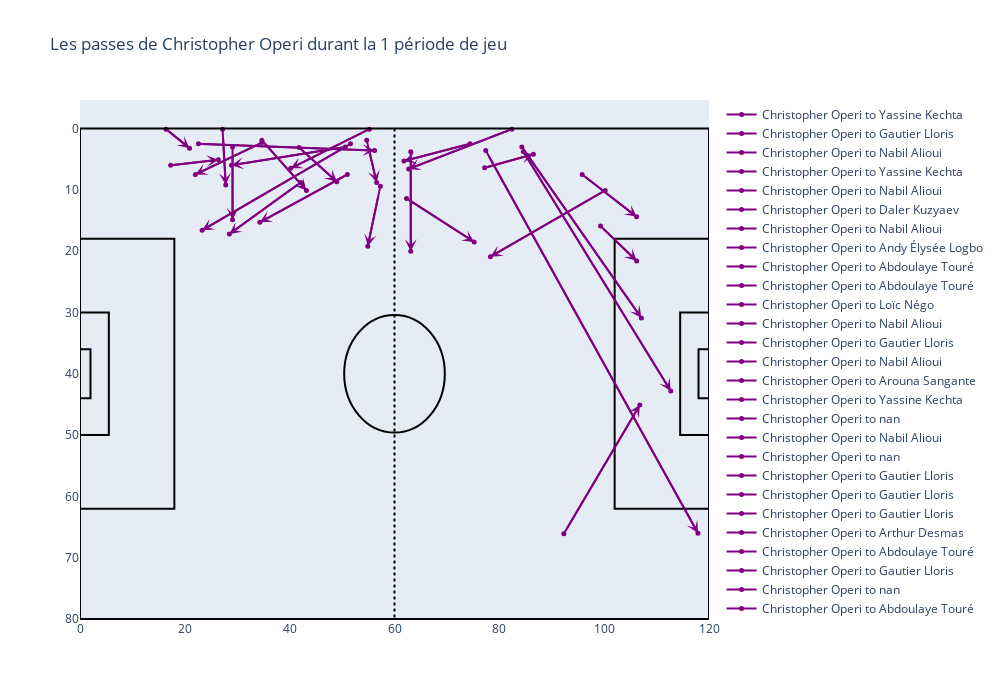

Notebook code for this chart:
### Markdown cell above
# Joueur spécifique

### Code cell
passes_player(df_passes, 'Le Havre', 1, 'Christopher Operi')

### Figure 1 — Plotly figure (JSON) as saved in the notebook; plotly's stock layout.template omitted (floating-point values rounded to 4 significant figures)
{"data": [{"hoverinfo": "text", "line": {"color": "purple", "width": 2}, "marker": {"size": 5}, "mode": "lines+markers", "name": "Christopher Operi to Yassine Kechta", "text": "De: Christopher Operi<br>À: Yassine Kechta<br>X: 54.7 -> 56.6<br>Y: 1.9 -> 8.8", "type": "scatter", "x": [54.7, 56.6], "y": [1.9, 8.8]}, {"hoverinfo": "text", "line": {"color": "purple", "width": 2}, "marker": {"size": 5}, "mode": "lines+markers", "name": "Christopher Operi to Gautier Lloris", "text": "De: Christopher Operi<br>À: Gautier Lloris<br>X: 50.6 -> 28.9<br>Y: 3.0 -> 6.0", "type": "scatter", "x": [50.6, 28.9], "y": [3, 6]}, {"hoverinfo": "text", "line": {"color": "purple", "width": 2}, "marker": {"size": 5}, "mode": "lines+markers", "name": "Christopher Operi to Nabil Alioui", "text": "De: Christopher Operi<br>À: Nabil Alioui<br>X: 77.2 -> 86.5<br>Y: 6.4 -> 4.2", "type": "scatter", "x": [77.2, 86.5], "y": [6.4, 4.2]}, {"hoverinfo": "text", "line": {"color": "purple", "width": 2}, "marker": {"size": 5}, "mode": "lines+markers", "name": "Christopher Operi to Yassine Kechta", "text": "De: Christopher Operi<br>À: Yassine Kechta<br>X: 62.3 -> 75.2<br>Y: 11.4 -> 18.5", "type": "scatter", "x": [62.3, 75.2], "y": [11.4, 18.5]}, {"hoverinfo": "text", "line": {"color": "purple", "width": 2}, "marker": {"size": 5}, "mode": "lines+markers", "name": "Christopher Operi to Nabil Alioui", "text": "De: Christopher Operi<br>À: Nabil Alioui<br>X: 95.8 -> 106.2<br>Y: 7.5 -> 14.4", "type": "scatter", "x": [95.8, 106.2], "y": [7.5, 14.4]}, {"hoverinfo": "text", "line": {"color": "purple", "width": 2}, "marker": {"size": 5}, "mode": "lines+markers", "name": "Christopher Operi to Daler Kuzyaev", "text": "De: Christopher Operi<br>À: Daler Kuzyaev<br>X: 99.3 -> 106.2<br>Y: 15.9 -> 21.6", "type": "scatter", "x": [99.3, 106.2], "y": [15.9, 21.6]}, {"hoverinfo": "text", "line": {"color": "purple", "width": 2}, "marker": {"size": 5}, "mode": "lines+markers", "name": "Christopher Operi to Nabil Alioui", "text": "De: Christopher Operi<br>À: Nabil Alioui<br>X: 82.4 -> 62.7<br>Y: 0.1 -> 6.6", "type": "scatter", "x": [82.4, 62.7], "y": [0.1, 6.6]}, {"hoverinfo": "text", "line": {"color": "purple", "width": 2}, "marker": {"size": 5}, "mode": "lines+markers", "name": "Christopher Operi to Andy Élysée Logbo", "text": "De: Christopher Operi<br>À: Andy Élysée Logbo<br>X: 84.3 -> 107.1<br>Y: 3.0 -> 30.9", "type": "scatter", "x": [84.3, 107.1], "y": [3, 30.9]}, {"hoverinfo": "text", "line": {"color": "purple", "width": 2}, "marker": {"size": 5}, "mode": "lines+markers", "name": "Christopher Operi to Abdoulaye Touré", "text": "De: Christopher Operi<br>À: Abdoulaye Touré<br>X: 27.2 -> 27.8<br>Y: 0.1 -> 9.2", "type": "scatter", "x": [27.2, 27.8], "y": [0.1, 9.2]}, {"hoverinfo": "text", "line": {"color": "purple", "width": 2}, "marker": {"size": 5}, "mode": "lines+markers", "name": "Christopher Operi to Abdoulaye Touré", "text": "De: Christopher Operi<br>À: Abdoulaye Touré<br>X: 29.1 -> 29.1<br>Y: 3.0 -> 14.9", "type": "scatter", "x": [29.1, 29.1], "y": [3, 14.9]}, {"hoverinfo": "text", "line": {"color": "purple", "width": 2}, "marker": {"size": 5}, "mode": "lines+markers", "name": "Christopher Operi to Loïc Négo", "text": "De: Christopher Operi<br>À: Loïc Négo<br>X: 84.6 -> 112.7<br>Y: 3.8 -> 42.8", "type": "scatter", "x": [84.6, 112.7], "y": [3.8, 42.8]}, {"hoverinfo": "text", "line": {"color": "purple", "width": 2}, "marker": {"size": 5}, "mode": "lines+markers", "name": "Christopher Operi to Nabil Alioui", "text": "De: Christopher Operi<br>À: Nabil Alioui<br>X: 22.6 -> 56.2<br>Y: 2.5 -> 3.6", "type": "scatter", "x": [22.6, 56.2], "y": [2.5, 3.6]}, {"hoverinfo": "text", "line": {"color": "purple", "width": 2}, "marker": {"size": 5}, "mode": "lines+markers", "name": "Christopher Operi to Gautier Lloris", "text": "De: Christopher Operi<br>À: Gautier Lloris<br>X: 34.7 -> 22.0<br>Y: 2.3 -> 7.5", "type": "scatter", "x": [34.7, 22], "y": [2.3, 7.5]}, {"hoverinfo": "text", "line": {"color": "purple", "width": 2}, "marker": {"size": 5}, "mode": "lines+markers", "name": "Christopher Operi to Nabil Alioui", "text": "De: Christopher Operi<br>À: Nabil Alioui<br>X: 34.7 -> 43.2<br>Y: 1.9 -> 10.1", "type": "scatter", "x": [34.7, 43.2], "y": [1.9, 10.1]}, {"hoverinfo": "text", "line": {"color": "purple", "width": 2}, "marker": {"size": 5}, "mode": "lines+markers", "name": "Christopher Operi to Arouna Sangante", "text": "De: Christopher Operi<br>À: Arouna Sangante<br>X: 100.2 -> 78.3<br>Y: 10.1 -> 20.9", "type": "scatter", "x": [100.2, 78.3], "y": [10.1, 20.9]}, {"hoverinfo": "text", "line": {"color": "purple", "width": 2}, "marker": {"size": 5}, "mode": "lines+markers", "name": "Christopher Operi to Yassine Kechta", "text": "De: Christopher Operi<br>À: Yassine Kechta<br>X: 57.3 -> 54.9<br>Y: 9.4 -> 19.2", "type": "scatter", "x": [57.3, 54.9], "y": [9.4, 19.2]}, {"hoverinfo": "text", "line": {"color": "purple", "width": 2}, "marker": {"size": 5}, "mode": "lines+markers", "name": "Christopher Operi to nan", "text": "De: Christopher Operi<br>À: nan<br>X: 17.3 -> 26.4<br>Y: 6.0 -> 5.1", "type": "scatter", "x": [17.3, 26.4], "y": [6, 5.1]}, {"hoverinfo": "text", "line": {"color": "purple", "width": 2}, "marker": {"size": 5}, "mode": "lines+markers", "name": "Christopher Operi to Nabil Alioui", "text": "De: Christopher Operi<br>À: Nabil Alioui<br>X: 16.4 -> 20.9<br>Y: 0.1 -> 3.2", "type": "scatter", "x": [16.4, 20.9], "y": [0.1, 3.2]}, {"hoverinfo": "text", "line": {"color": "purple", "width": 2}, "marker": {"size": 5}, "mode": "lines+markers", "name": "Christopher Operi to nan", "text": "De: Christopher Operi<br>À: nan<br>X: 77.4 -> 117.9<br>Y: 3.6 -> 66.0", "type": "scatter", "x": [77.4, 117.9], "y": [3.6, 66]}, {"hoverinfo": "text", "line": {"color": "purple", "width": 2}, "marker": {"size": 5}, "mode": "lines+markers", "name": "Christopher Operi to Gautier Lloris", "text": "De: Christopher Operi<br>À: Gautier Lloris<br>X: 51.0 -> 34.3<br>Y: 7.5 -> 15.3", "type": "scatter", "x": [51, 34.3], "y": [7.5, 15.3]}, {"hoverinfo": "text", "line": {"color": "purple", "width": 2}, "marker": {"size": 5}, "mode": "lines+markers", "name": "Christopher Operi to Gautier Lloris", "text": "De: Christopher Operi<br>À: Gautier Lloris<br>X: 42.1 -> 28.5<br>Y: 8.8 -> 17.2", "type": "scatter", "x": [42.1, 28.5], "y": [8.8, 17.2]}, {"hoverinfo": "text", "line": {"color": "purple", "width": 2}, "marker": {"size": 5}, "mode": "lines+markers", "name": "Christopher Operi to Gautier Lloris", "text": "De: Christopher Operi<br>À: Gautier Lloris<br>X: 74.4 -> 61.8<br>Y: 2.5 -> 5.3", "type": "scatter", "x": [74.4, 61.8], "y": [2.5, 5.3]}, {"hoverinfo": "text", "line": {"color": "purple", "width": 2}, "marker": {"size": 5}, "mode": "lines+markers", "name": "Christopher Operi to Arthur Desmas", "text": "De: Christopher Operi<br>À: Arthur Desmas<br>X: 51.6 -> 23.3<br>Y: 2.5 -> 16.6", "type": "scatter", "x": [51.6, 23.3], "y": [2.5, 16.6]}, {"hoverinfo": "text", "line": {"color": "purple", "width": 2}, "marker": {"size": 5}, "mode": "lines+markers", "name": "Christopher Operi to Abdoulaye Touré", "text": "De: Christopher Operi<br>À: Abdoulaye Touré<br>X: 41.8 -> 49.0<br>Y: 3.1 -> 8.7", "type": "scatter", "x": [41.8, 49], "y": [3.1, 8.7]}, {"hoverinfo": "text", "line": {"color": "purple", "width": 2}, "marker": {"size": 5}, "mode": "lines+markers", "name": "Christopher Operi to Gautier Lloris", "text": "De: Christopher Operi<br>À: Gautier Lloris<br>X: 55.2 -> 40.2<br>Y: 0.1 -> 6.5", "type": "scatter", "x": [55.2, 40.2], "y": [0.1, 6.5]}, {"hoverinfo": "text", "line": {"color": "purple", "width": 2}, "marker": {"size": 5}, "mode": "lines+markers", "name": "Christopher Operi to nan", "text": "De: Christopher Operi<br>À: nan<br>X: 92.3 -> 106.8<br>Y: 66.1 -> 45.1", "type": "scatter", "x": [92.3, 106.8], "y": [66.1, 45.1]}, {"hoverinfo": "text", "line": {"color": "purple", "width": 2}, "marker": {"size": 5}, "mode": "lines+markers", "name": "Christopher Operi to Abdoulaye Touré", "text": "De: Christopher Operi<br>À: Abdoulaye Touré<br>X: 63.1 -> 63.1<br>Y: 3.8 -> 20.0", "type": "scatter", "x": [63.1, 63.1], "y": [3.8, 20]}], "layout": {"annotations": [{"arrowcolor": "purple", "arrowhead": 3, "arrowsize": 1, "arrowwidth": 2, "ax": 54.7, "axref": "x", "ay": 1.9, "ayref": "y", "showarrow": true, "x": 56.6, "xref": "x", "y": 8.8, "yref": "y"}, {"arrowcolor": "purple", "arrowhead": 3, "arrowsize": 1, "arrowwidth": 2, "ax": 50.6, "axref": "x", "ay": 3, "ayref": "y", "showarrow": true, "x": 28.9, "xref": "x", "y": 6, "yref": "y"}, {"arrowcolor": "purple", "arrowhead": 3, "arrowsize": 1, "arrowwidth": 2, "ax": 77.2, "axref": "x", "ay": 6.4, "ayref": "y", "showarrow": true, "x": 86.5, "xref": "x", "y": 4.2, "yref": "y"}, {"arrowcolor": "purple", "arrowhead": 3, "arrowsize": 1, "arrowwidth": 2, "ax": 62.3, "axref": "x", "ay": 11.4, "ayref": "y", "showarrow": true, "x": 75.2, "xref": "x", "y": 18.5, "yref": "y"}, {"arrowcolor": "purple", "arrowhead": 3, "arrowsize": 1, "arrowwidth": 2, "ax": 95.8, "axref": "x", "ay": 7.5, "ayref": "y", "showarrow": true, "x": 106.2, "xref": "x", "y": 14.4, "yref": "y"}, {"arrowcolor": "purple", "arrowhead": 3, "arrowsize": 1, "arrowwidth": 2, "ax": 99.3, "axref": "x", "ay": 15.9, "ayref": "y", "showarrow": true, "x": 106.2, "xref": "x", "y": 21.6, "yref": "y"}, {"arrowcolor": "purple", "arrowhead": 3, "arrowsize": 1, "arrowwidth": 2, "ax": 82.4, "axref": "x", "ay": 0.1, "ayref": "y", "showarrow": true, "x": 62.7, "xref": "x", "y": 6.6, "yref": "y"}, {"arrowcolor": "purple", "arrowhead": 3, "arrowsize": 1, "arrowwidth": 2, "ax": 84.3, "axref": "x", "ay": 3, "ayref": "y", "showarrow": true, "x": 107.1, "xref": "x", "y": 30.9, "yref": "y"}, {"arrowcolor": "purple", "arrowhead": 3, "arrowsize": 1, "arrowwidth": 2, "ax": 27.2, "axref": "x", "ay": 0.1, "ayref": "y", "showarrow": true, "x": 27.8, "xref": "x", "y": 9.2, "yref": "y"}, {"arrowcolor": "purple", "arrowhead": 3, "arrowsize": 1, "arrowwidth": 2, "ax": 29.1, "axref": "x", "ay": 3, "ayref": "y", "showarrow": true, "x": 29.1, "xref": "x", "y": 14.9, "yref": "y"}, {"arrowcolor": "purple", "arrowhead": 3, "arrowsize": 1, "arrowwidth": 2, "ax": 84.6, "axref": "x", "ay": 3.8, "ayref": "y", "showarrow": true, "x": 112.7, "xref": "x", "y": 42.8, "yref": "y"}, {"arrowcolor": "purple", "arrowhead": 3, "arrowsize": 1, "arrowwidth": 2, "ax": 22.6, "axref": "x", "ay": 2.5, "ayref": "y", "showarrow": true, "x": 56.2, "xref": "x", "y": 3.6, "yref": "y"}, {"arrowcolor": "purple", "arrowhead": 3, "arrowsize": 1, "arrowwidth": 2, "ax": 34.7, "axref": "x", "ay": 2.3, "ayref": "y", "showarrow": true, "x": 22, "xref": "x", "y": 7.5, "yref": "y"}, {"arrowcolor": "purple", "arrowhead": 3, "arrowsize": 1, "arrowwidth": 2, "ax": 34.7, "axref": "x", "ay": 1.9, "ayref": "y", "showarrow": true, "x": 43.2, "xref": "x", "y": 10.1, "yref": "y"}, {"arrowcolor": "purple", "arrowhead": 3, "arrowsize": 1, "arrowwidth": 2, "ax": 100.2, "axref": "x", "ay": 10.1, "ayref": "y", "showarrow": true, "x": 78.3, "xref": "x", "y": 20.9, "yref": "y"}, {"arrowcolor": "purple", "arrowhead": 3, "arrowsize": 1, "arrowwidth": 2, "ax": 57.3, "axref": "x", "ay": 9.4, "ayref": "y", "showarrow": true, "x": 54.9, "xref": "x", "y": 19.2, "yref": "y"}, {"arrowcolor": "purple", "arrowhead": 3, "arrowsize": 1, "arrowwidth": 2, "ax": 17.3, "axref": "x", "ay": 6, "ayref": "y", "showarrow": true, "x": 26.4, "xref": "x", "y": 5.1, "yref": "y"}, {"arrowcolor": "purple", "arrowhead": 3, "arrowsize": 1, "arrowwidth": 2, "ax": 16.4, "axref": "x", "ay": 0.1, "ayref": "y", "showarrow": true, "x": 20.9, "xref": "x", "y": 3.2, "yref": "y"}, {"arrowcolor": "purple", "arrowhead": 3, "arrowsize": 1, "arrowwidth": 2, "ax": 77.4, "axref": "x", "ay": 3.6, "ayref": "y", "showarrow": true, "x": 117.9, "xref": "x", "y": 66, "yref": "y"}, {"arrowcolor": "purple", "arrowhead": 3, "arrowsize": 1, "arrowwidth": 2, "ax": 51, "axref": "x", "ay": 7.5, "ayref": "y", "showarrow": true, "x": 34.3, "xref": "x", "y": 15.3, "yref": "y"}, {"arrowcolor": "purple", "arrowhead": 3, "arrowsize": 1, "arrowwidth": 2, "ax": 42.1, "axref": "x", "ay": 8.8, "ayref": "y", "showarrow": true, "x": 28.5, "xref": "x", "y": 17.2, "yref": "y"}, {"arrowcolor": "purple", "arrowhead": 3, "arrowsize": 1, "arrowwidth": 2, "ax": 74.4, "axref": "x", "ay": 2.5, "ayref": "y", "showarrow": true, "x": 61.8, "xref": "x", "y": 5.3, "yref": "y"}, {"arrowcolor": "purple", "arrowhead": 3, "arrowsize": 1, "arrowwidth": 2, "ax": 51.6, "axref": "x", "ay": 2.5, "ayref": "y", "showarrow": true, "x": 23.3, "xref": "x", "y": 16.6, "yref": "y"}, {"arrowcolor": "purple", "arrowhead": 3, "arrowsize": 1, "arrowwidth": 2, "ax": 41.8, "axref": "x", "ay": 3.1, "ayref": "y", "showarrow": true, "x": 49, "xref": "x", "y": 8.7, "yref": "y"}, {"arrowcolor": "purple", "arrowhead": 3, "arrowsize": 1, "arrowwidth": 2, "ax": 55.2, "axref": "x", "ay": 0.1, "ayref": "y", "showarrow": true, "x": 40.2, "xref": "x", "y": 6.5, "yref": "y"}, {"arrowcolor": "purple", "arrowhead": 3, "arrowsize": 1, "arrowwidth": 2, "ax": 92.3, "axref": "x", "ay": 66.1, "ayref": "y", "showarrow": true, "x": 106.8, "xref": "x", "y": 45.1, "yref": "y"}, {"arrowcolor": "purple", "arrowhead": 3, "arrowsize": 1, "arrowwidth": 2, "ax": 63.1, "axref": "x", "ay": 3.8, "ayref": "y", "showarrow": true, "x": 63.1, "xref": "x", "y": 20, "yref": "y"}], "height": 700, "shapes": [{"line": {"color": "Black"}, "type": "rect", "x0": 0, "x1": 120, "y0": 0, "y1": 80}, {"line": {"color": "Black", "dash": "dot"}, "type": "line", "x0": 60, "x1": 60, "y0": 0, "y1": 80}, {"line": {"color": "Black"}, "type": "rect", "x0": 0, "x1": 18, "y0": 18, "y1": 62}, {"line": {"color": "Black"}, "type": "rect", "x0": 102, "x1": 120, "y0": 18, "y1": 62}, {"line": {"color": "Black"}, "type": "rect", "x0": 0, "x1": 5.5, "y0": 30, "y1": 50}, {"line": {"color": "Black"}, "type": "rect", "x0": 114.5, "x1": 120, "y0": 30, "y1": 50}, {"line": {"color": "Black"}, "type": "rect", "x0": 0, "x1": 2, "y0": 36, "y1": 44}, {"line": {"color": "Black"}, "type": "rect", "x0": 118, "x1": 120, "y0": 36, "y1": 44}, {"line": {"color": "Black"}, "type": "circle", "x0": 50.4, "x1": 69.6, "xref": "x", "y0": 30.4, "y1": 49.6, "yref": "y"}], "title": {"text": "Les passes de Christopher Operi durant la 1 période de jeu"}, "width": 1000, "xaxis": {"range": [0, 120], "showgrid": false, "zeroline": false}, "yaxis": {"autorange": "reversed", "range": [0, 80], "showgrid": false, "zeroline": false}}}
